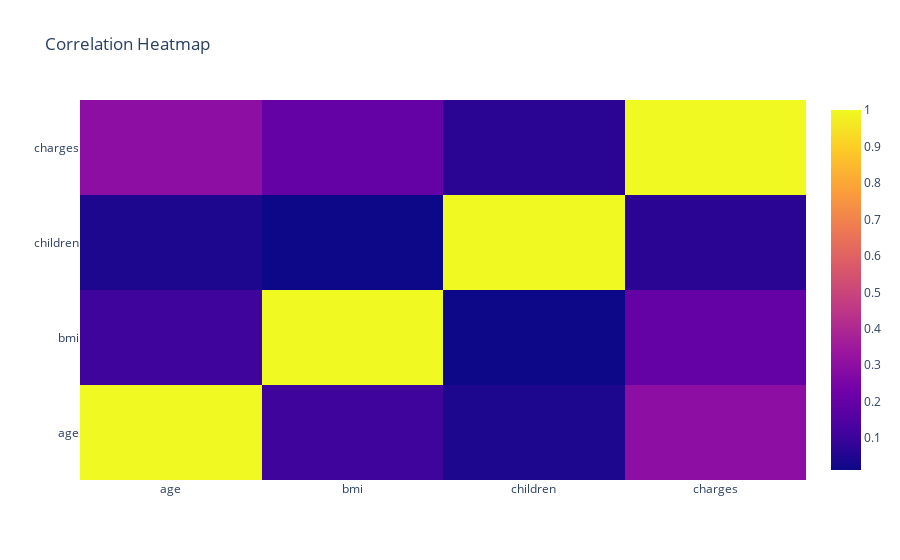

The cell this chart's notebook holds for it:
### Code cell
corr = df.corr()

hm = go.Heatmap(
    z=corr.values,
    x=corr.index.values.tolist(),
    y=corr.index.values.tolist()
)


data = [hm]
layout = go.Layout(title="Correlation Heatmap")

fig = dict(data=data, layout=layout)
iplot(fig, filename='labelled-heatmap')

### Figure 1 — Plotly figure (JSON) as saved in the notebook; plotly's stock layout.template omitted (floating-point values rounded to 4 significant figures)
{"data": [{"type": "heatmap", "x": ["age", "bmi", "children", "charges"], "y": ["age", "bmi", "children", "charges"], "z": [[1, 0.1093, 0.04247, 0.299], [0.1093, 1, 0.01276, 0.1983], [0.04247, 0.01276, 1, 0.068], [0.299, 0.1983, 0.068, 1]]}], "layout": {"title": {"text": "Correlation Heatmap"}}}
